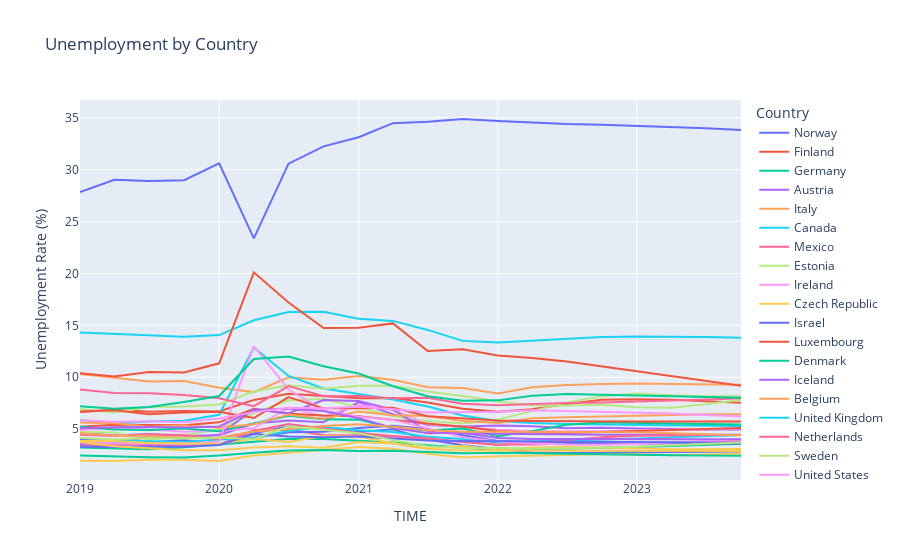

The notebook cell saved with this chart:
### Markdown cell above
Removed "Flag Codes", "Flags", "Reference Period Code", "Reference Period" columns because they are not relevant to this project. Changing "TIME" column to datetime data type.

### Code cell
px.line(unemployment_df, x='TIME', y='Value', color='Country', labels={'Value':'Unemployment Rate (%)'}, title='Unemployment by Country')

### Figure 1 — Plotly figure (JSON) as saved in the notebook; plotly's stock layout.template omitted (floating-point values rounded to 4 significant figures)
{"data": [{"hovertemplate": "Country=Norway<br>TIME=%{x}<br>Unemployment Rate (%)=%{y}<extra></extra>", "legendgroup": "Norway", "line": {"color": "#636efa", "dash": "solid"}, "marker": {"symbol": "circle"}, "mode": "lines", "name": "Norway", "orientation": "v", "showlegend": true, "type": "scatter", "x": ["2019-01-01T00:00:00", "2019-04-01T00:00:00", "2019-07-01T00:00:00", "2019-10-01T00:00:00", "2020-01-01T00:00:00", "2020-04-01T00:00:00", "2020-07-01T00:00:00", "2020-10-01T00:00:00", "2021-01-01T00:00:00", "2021-04-01T00:00:00", "2021-07-01T00:00:00", "2021-10-01T00:00:00", "2022-01-01T00:00:00", "2022-04-01T00:00:00", "2022-07-01T00:00:00", "2022-10-01T00:00:00", "2023-01-01T00:00:00", "2023-04-01T00:00:00", "2023-07-01T00:00:00", "2023-10-01T00:00:00"], "xaxis": "x", "y": [3.797, 3.386, 3.718, 3.969, 3.548, 4.605, 5.276, 5.047, 4.738, 5, 4.014, 3.448, 3.093, 2.754, 2.706, 2.735, 2.754, 2.774, 2.812, 2.851], "yaxis": "y"}, {"hovertemplate": "Country=Finland<br>TIME=%{x}<br>Unemployment Rate (%)=%{y}<extra></extra>", "legendgroup": "Finland", "line": {"color": "#EF553B", "dash": "solid"}, "marker": {"symbol": "circle"}, "mode": "lines", "name": "Finland", "orientation": "v", "showlegend": true, "type": "scatter", "x": ["2019-01-01T00:00:00", "2019-04-01T00:00:00", "2019-07-01T00:00:00", "2019-10-01T00:00:00", "2020-01-01T00:00:00", "2020-04-01T00:00:00", "2020-07-01T00:00:00", "2020-10-01T00:00:00", "2021-01-01T00:00:00", "2021-04-01T00:00:00", "2021-07-01T00:00:00", "2021-10-01T00:00:00", "2022-01-01T00:00:00", "2022-04-01T00:00:00", "2022-07-01T00:00:00", "2022-10-01T00:00:00", "2023-01-01T00:00:00", "2023-04-01T00:00:00", "2023-07-01T00:00:00", "2023-10-01T00:00:00"], "xaxis": "x", "y": [6.664, 6.864, 6.685, 6.742, 6.707, 7.819, 8.405, 8.167, 7.983, 8.011, 7.579, 6.974, 6.68, 6.917, 7.435, 7.828, 7.874, 7.828, 7.713, 7.553], "yaxis": "y"}, {"hovertemplate": "Country=Germany<br>TIME=%{x}<br>Unemployment Rate (%)=%{y}<extra></extra>", "legendgroup": "Germany", "line": {"color": "#00cc96", "dash": "solid"}, "marker": {"symbol": "circle"}, "mode": "lines", "name": "Germany", "orientation": "v", "showlegend": true, "type": "scatter", "x": ["2019-01-01T00:00:00", "2019-04-01T00:00:00", "2019-07-01T00:00:00", "2019-10-01T00:00:00", "2020-01-01T00:00:00", "2020-04-01T00:00:00", "2020-07-01T00:00:00", "2020-10-01T00:00:00", "2021-01-01T00:00:00", "2021-04-01T00:00:00", "2021-07-01T00:00:00", "2021-10-01T00:00:00", "2022-01-01T00:00:00", "2022-04-01T00:00:00", "2022-07-01T00:00:00", "2022-10-01T00:00:00", "2023-01-01T00:00:00", "2023-04-01T00:00:00", "2023-07-01T00:00:00", "2023-10-01T00:00:00"], "xaxis": "x", "y": [3.226, 3.119, 3.077, 3.251, 3.525, 3.842, 4.065, 4.051, 3.919, 3.725, 3.453, 3.217, 3.004, 3.033, 3.101, 3.188, 3.288, 3.389, 3.493, 3.599], "yaxis": "y"}, {"hovertemplate": "Country=Austria<br>TIME=%{x}<br>Unemployment Rate (%)=%{y}<extra></extra>", "legendgroup": "Austria", "line": {"color": "#ab63fa", "dash": "solid"}, "marker": {"symbol": "circle"}, "mode": "lines", "name": "Austria", "orientation": "v", "showlegend": true, "type": "scatter", "x": ["2019-01-01T00:00:00", "2019-04-01T00:00:00", "2019-07-01T00:00:00", "2019-10-01T00:00:00", "2020-01-01T00:00:00", "2020-04-01T00:00:00", "2020-07-01T00:00:00", "2020-10-01T00:00:00", "2021-01-01T00:00:00", "2021-04-01T00:00:00", "2021-07-01T00:00:00", "2021-10-01T00:00:00", "2022-01-01T00:00:00", "2022-04-01T00:00:00", "2022-07-01T00:00:00", "2022-10-01T00:00:00", "2023-01-01T00:00:00", "2023-04-01T00:00:00", "2023-07-01T00:00:00", "2023-10-01T00:00:00"], "xaxis": "x", "y": [4.687, 4.394, 4.528, 4.337, 4.419, 5.547, 5.826, 5.657, 7.615, 6.436, 5.407, 5.253, 5.348, 5.277, 5.087, 5.15, 5.055, 4.998, 4.969, 4.969], "yaxis": "y"}, {"hovertemplate": "Country=Italy<br>TIME=%{x}<br>Unemployment Rate (%)=%{y}<extra></extra>", "legendgroup": "Italy", "line": {"color": "#FFA15A", "dash": "solid"}, "marker": {"symbol": "circle"}, "mode": "lines", "name": "Italy", "orientation": "v", "showlegend": true, "type": "scatter", "x": ["2019-01-01T00:00:00", "2019-04-01T00:00:00", "2019-07-01T00:00:00", "2019-10-01T00:00:00", "2020-01-01T00:00:00", "2020-04-01T00:00:00", "2020-07-01T00:00:00", "2020-10-01T00:00:00", "2021-01-01T00:00:00", "2021-04-01T00:00:00", "2021-07-01T00:00:00", "2021-10-01T00:00:00", "2022-01-01T00:00:00", "2022-04-01T00:00:00", "2022-07-01T00:00:00", "2022-10-01T00:00:00", "2023-01-01T00:00:00", "2023-04-01T00:00:00", "2023-07-01T00:00:00", "2023-10-01T00:00:00"], "xaxis": "x", "y": [10.31, 9.936, 9.584, 9.644, 8.991, 8.572, 9.998, 9.751, 10.13, 9.767, 9.048, 8.977, 8.437, 9.031, 9.266, 9.357, 9.393, 9.356, 9.319, 9.282], "yaxis": "y"}, {"hovertemplate": "Country=Canada<br>TIME=%{x}<br>Unemployment Rate (%)=%{y}<extra></extra>", "legendgroup": "Canada", "line": {"color": "#19d3f3", "dash": "solid"}, "marker": {"symbol": "circle"}, "mode": "lines", "name": "Canada", "orientation": "v", "showlegend": true, "type": "scatter", "x": ["2019-01-01T00:00:00", "2019-04-01T00:00:00", "2019-07-01T00:00:00", "2019-10-01T00:00:00", "2020-01-01T00:00:00", "2020-04-01T00:00:00", "2020-07-01T00:00:00", "2020-10-01T00:00:00", "2021-01-01T00:00:00", "2021-04-01T00:00:00", "2021-07-01T00:00:00", "2021-10-01T00:00:00", "2022-01-01T00:00:00", "2022-04-01T00:00:00", "2022-07-01T00:00:00", "2022-10-01T00:00:00", "2023-01-01T00:00:00", "2023-04-01T00:00:00", "2023-07-01T00:00:00", "2023-10-01T00:00:00"], "xaxis": "x", "y": [5.888, 5.545, 5.728, 5.819, 6.388, 12.87, 10.12, 8.924, 8.383, 7.861, 7.188, 6.31, 5.784, 5.605, 5.502, 5.445, 5.398, 5.36, 5.332, 5.313], "yaxis": "y"}, {"hovertemplate": "Country=Mexico<br>TIME=%{x}<br>Unemployment Rate (%)=%{y}<extra></extra>", "legendgroup": "Mexico", "line": {"color": "#FF6692", "dash": "solid"}, "marker": {"symbol": "circle"}, "mode": "lines", "name": "Mexico", "orientation": "v", "showlegend": true, "type": "scatter", "x": ["2019-01-01T00:00:00", "2019-04-01T00:00:00", "2019-07-01T00:00:00", "2019-10-01T00:00:00", "2020-01-01T00:00:00", "2020-04-01T00:00:00", "2020-07-01T00:00:00", "2020-10-01T00:00:00", "2021-01-01T00:00:00", "2021-04-01T00:00:00", "2021-07-01T00:00:00", "2021-10-01T00:00:00", "2022-01-01T00:00:00", "2022-04-01T00:00:00", "2022-07-01T00:00:00", "2022-10-01T00:00:00", "2023-01-01T00:00:00", "2023-04-01T00:00:00", "2023-07-01T00:00:00", "2023-10-01T00:00:00"], "xaxis": "x", "y": [3.408, 3.557, 3.485, 3.417, 3.484, 4.916, 4.942, 4.431, 4.407, 4.32, 4.018, 3.807, 3.524, 3.524, 3.62, 3.62, 3.716, 3.716, 3.812, 3.907], "yaxis": "y"}, {"hovertemplate": "Country=Estonia<br>TIME=%{x}<br>Unemployment Rate (%)=%{y}<extra></extra>", "legendgroup": "Estonia", "line": {"color": "#B6E880", "dash": "solid"}, "marker": {"symbol": "circle"}, "mode": "lines", "name": "Estonia", "orientation": "v", "showlegend": true, "type": "scatter", "x": ["2019-01-01T00:00:00", "2019-04-01T00:00:00", "2019-07-01T00:00:00", "2019-10-01T00:00:00", "2020-01-01T00:00:00", "2020-04-01T00:00:00", "2020-07-01T00:00:00", "2020-10-01T00:00:00", "2021-01-01T00:00:00", "2021-04-01T00:00:00", "2021-07-01T00:00:00", "2021-10-01T00:00:00", "2022-01-01T00:00:00", "2022-04-01T00:00:00", "2022-07-01T00:00:00", "2022-10-01T00:00:00", "2023-01-01T00:00:00", "2023-04-01T00:00:00", "2023-07-01T00:00:00", "2023-10-01T00:00:00"], "xaxis": "x", "y": [4.722, 4.684, 3.985, 4.399, 5.013, 6.516, 7.787, 7.919, 7.105, 6.274, 5.782, 5.546, 5.92, 6.754, 7.581, 8.174, 8.447, 8.265, 8.174, 8.174], "yaxis": "y"}, {"hovertemplate": "Country=Ireland<br>TIME=%{x}<br>Unemployment Rate (%)=%{y}<extra></extra>", "legendgroup": "Ireland", "line": {"color": "#FF97FF", "dash": "solid"}, "marker": {"symbol": "circle"}, "mode": "lines", "name": "Ireland", "orientation": "v", "showlegend": true, "type": "scatter", "x": ["2019-01-01T00:00:00", "2019-04-01T00:00:00", "2019-07-01T00:00:00", "2019-10-01T00:00:00", "2020-01-01T00:00:00", "2020-04-01T00:00:00", "2020-07-01T00:00:00", "2020-10-01T00:00:00", "2021-01-01T00:00:00", "2021-04-01T00:00:00", "2021-07-01T00:00:00", "2021-10-01T00:00:00", "2022-01-01T00:00:00", "2022-04-01T00:00:00", "2022-07-01T00:00:00", "2022-10-01T00:00:00", "2023-01-01T00:00:00", "2023-04-01T00:00:00", "2023-07-01T00:00:00", "2023-10-01T00:00:00"], "xaxis": "x", "y": [4.93, 5.138, 4.98, 4.762, 4.838, 5.08, 7.068, 6.238, 7.329, 6.877, 5.466, 5.174, 4.944, 4.826, 4.802, 4.802, 4.872, 4.954, 5.012, 5.07], "yaxis": "y"}, {"hovertemplate": "Country=Czech Republic<br>TIME=%{x}<br>Unemployment Rate (%)=%{y}<extra></extra>", "legendgroup": "Czech Republic", "line": {"color": "#FECB52", "dash": "solid"}, "marker": {"symbol": "circle"}, "mode": "lines", "name": "Czech Republic", "orientation": "v", "showlegend": true, "type": "scatter", "x": ["2019-01-01T00:00:00", "2019-04-01T00:00:00", "2019-07-01T00:00:00", "2019-10-01T00:00:00", "2020-01-01T00:00:00", "2020-04-01T00:00:00", "2020-07-01T00:00:00", "2020-10-01T00:00:00", "2021-01-01T00:00:00", "2021-04-01T00:00:00", "2021-07-01T00:00:00", "2021-10-01T00:00:00", "2022-01-01T00:00:00", "2022-04-01T00:00:00", "2022-07-01T00:00:00", "2022-10-01T00:00:00", "2023-01-01T00:00:00", "2023-04-01T00:00:00", "2023-07-01T00:00:00", "2023-10-01T00:00:00"], "xaxis": "x", "y": [1.959, 1.939, 2.05, 2.058, 1.936, 2.469, 2.727, 3.034, 3.288, 3.106, 2.626, 2.264, 2.395, 2.443, 2.54, 2.589, 2.589, 2.491, 2.56, 2.628], "yaxis": "y"}, {"hovertemplate": "Country=Israel<br>TIME=%{x}<br>Unemployment Rate (%)=%{y}<extra></extra>", "legendgroup": "Israel", "line": {"color": "#636efa", "dash": "solid"}, "marker": {"symbol": "circle"}, "mode": "lines", "name": "Israel", "orientation": "v", "showlegend": true, "type": "scatter", "x": ["2019-01-01T00:00:00", "2019-04-01T00:00:00", "2019-07-01T00:00:00", "2019-10-01T00:00:00", "2020-01-01T00:00:00", "2020-04-01T00:00:00", "2020-07-01T00:00:00", "2020-10-01T00:00:00", "2021-01-01T00:00:00", "2021-04-01T00:00:00", "2021-07-01T00:00:00", "2021-10-01T00:00:00", "2022-01-01T00:00:00", "2022-04-01T00:00:00", "2022-07-01T00:00:00", "2022-10-01T00:00:00", "2023-01-01T00:00:00", "2023-04-01T00:00:00", "2023-07-01T00:00:00", "2023-10-01T00:00:00"], "xaxis": "x", "y": [4.065, 3.867, 3.608, 3.735, 3.526, 4.171, 4.713, 4.744, 5.114, 5.321, 4.986, 4.405, 3.854, 3.758, 3.662, 3.614, 3.614, 3.614, 3.614, 3.614], "yaxis": "y"}, {"hovertemplate": "Country=Luxembourg<br>TIME=%{x}<br>Unemployment Rate (%)=%{y}<extra></extra>", "legendgroup": "Luxembourg", "line": {"color": "#EF553B", "dash": "solid"}, "marker": {"symbol": "circle"}, "mode": "lines", "name": "Luxembourg", "orientation": "v", "showlegend": true, "type": "scatter", "x": ["2019-01-01T00:00:00", "2019-04-01T00:00:00", "2019-07-01T00:00:00", "2019-10-01T00:00:00", "2020-01-01T00:00:00", "2020-04-01T00:00:00", "2020-07-01T00:00:00", "2020-10-01T00:00:00", "2021-01-01T00:00:00", "2021-04-01T00:00:00", "2021-07-01T00:00:00", "2021-10-01T00:00:00", "2022-01-01T00:00:00", "2022-04-01T00:00:00", "2022-07-01T00:00:00", "2022-10-01T00:00:00", "2023-01-01T00:00:00", "2023-04-01T00:00:00", "2023-07-01T00:00:00", "2023-10-01T00:00:00"], "xaxis": "x", "y": [5.236, 5.438, 5.405, 5.379, 5.658, 6.961, 6.48, 6.316, 6.25, 5.881, 5.54, 5.228, 4.815, 4.673, 4.635, 4.721, 4.804, 4.897, 5.01, 5.124], "yaxis": "y"}, {"hovertemplate": "Country=Denmark<br>TIME=%{x}<br>Unemployment Rate (%)=%{y}<extra></extra>", "legendgroup": "Denmark", "line": {"color": "#00cc96", "dash": "solid"}, "marker": {"symbol": "circle"}, "mode": "lines", "name": "Denmark", "orientation": "v", "showlegend": true, "type": "scatter", "x": ["2019-01-01T00:00:00", "2019-04-01T00:00:00", "2019-07-01T00:00:00", "2019-10-01T00:00:00", "2020-01-01T00:00:00", "2020-04-01T00:00:00", "2020-07-01T00:00:00", "2020-10-01T00:00:00", "2021-01-01T00:00:00", "2021-04-01T00:00:00", "2021-07-01T00:00:00", "2021-10-01T00:00:00", "2022-01-01T00:00:00", "2022-04-01T00:00:00", "2022-07-01T00:00:00", "2022-10-01T00:00:00", "2023-01-01T00:00:00", "2023-04-01T00:00:00", "2023-07-01T00:00:00", "2023-10-01T00:00:00"], "xaxis": "x", "y": [5.226, 4.974, 4.924, 5.056, 4.807, 5.537, 6.291, 5.945, 5.919, 5.121, 4.862, 5.069, 4.318, 4.814, 5.432, 5.668, 5.573, 5.537, 5.498, 5.458], "yaxis": "y"}, {"hovertemplate": "Country=Iceland<br>TIME=%{x}<br>Unemployment Rate (%)=%{y}<extra></extra>", "legendgroup": "Iceland", "line": {"color": "#ab63fa", "dash": "solid"}, "marker": {"symbol": "circle"}, "mode": "lines", "name": "Iceland", "orientation": "v", "showlegend": true, "type": "scatter", "x": ["2019-01-01T00:00:00", "2019-04-01T00:00:00", "2019-07-01T00:00:00", "2019-10-01T00:00:00", "2020-01-01T00:00:00", "2020-04-01T00:00:00", "2020-07-01T00:00:00", "2020-10-01T00:00:00", "2021-01-01T00:00:00", "2021-04-01T00:00:00", "2021-07-01T00:00:00", "2021-10-01T00:00:00", "2022-01-01T00:00:00", "2022-04-01T00:00:00", "2022-07-01T00:00:00", "2022-10-01T00:00:00", "2023-01-01T00:00:00", "2023-04-01T00:00:00", "2023-07-01T00:00:00", "2023-10-01T00:00:00"], "xaxis": "x", "y": [3.542, 3.801, 4.227, 4.15, 4.465, 6.915, 6.537, 7.803, 7.724, 6.882, 4.812, 4.606, 4.559, 4.511, 4.463, 4.463, 4.463, 4.463, 4.463, 4.463], "yaxis": "y"}, {"hovertemplate": "Country=Belgium<br>TIME=%{x}<br>Unemployment Rate (%)=%{y}<extra></extra>", "legendgroup": "Belgium", "line": {"color": "#FFA15A", "dash": "solid"}, "marker": {"symbol": "circle"}, "mode": "lines", "name": "Belgium", "orientation": "v", "showlegend": true, "type": "scatter", "x": ["2019-01-01T00:00:00", "2019-04-01T00:00:00", "2019-07-01T00:00:00", "2019-10-01T00:00:00", "2020-01-01T00:00:00", "2020-04-01T00:00:00", "2020-07-01T00:00:00", "2020-10-01T00:00:00", "2021-01-01T00:00:00", "2021-04-01T00:00:00", "2021-07-01T00:00:00", "2021-10-01T00:00:00", "2022-01-01T00:00:00", "2022-04-01T00:00:00", "2022-07-01T00:00:00", "2022-10-01T00:00:00", "2023-01-01T00:00:00", "2023-04-01T00:00:00", "2023-07-01T00:00:00", "2023-10-01T00:00:00"], "xaxis": "x", "y": [5.633, 5.567, 5.233, 5.367, 5.133, 5.467, 6.4, 6, 6.7, 6.333, 6.267, 5.8, 5.6, 6.055, 6.148, 6.218, 6.287, 6.381, 6.428, 6.428], "yaxis": "y"}, {"hovertemplate": "Country=United Kingdom<br>TIME=%{x}<br>Unemployment Rate (%)=%{y}<extra></extra>", "legendgroup": "United Kingdom", "line": {"color": "#19d3f3", "dash": "solid"}, "marker": {"symbol": "circle"}, "mode": "lines", "name": "United Kingdom", "orientation": "v", "showlegend": true, "type": "scatter", "x": ["2019-01-01T00:00:00", "2019-04-01T00:00:00", "2019-07-01T00:00:00", "2019-10-01T00:00:00", "2020-01-01T00:00:00", "2020-04-01T00:00:00", "2020-07-01T00:00:00", "2020-10-01T00:00:00", "2021-01-01T00:00:00", "2021-04-01T00:00:00", "2021-07-01T00:00:00", "2021-10-01T00:00:00", "2022-01-01T00:00:00", "2022-04-01T00:00:00", "2022-07-01T00:00:00", "2022-10-01T00:00:00", "2023-01-01T00:00:00", "2023-04-01T00:00:00", "2023-07-01T00:00:00", "2023-10-01T00:00:00"], "xaxis": "x", "y": [3.818, 3.893, 3.835, 3.766, 3.999, 4.137, 4.85, 5.218, 4.886, 4.723, 4.265, 4.061, 3.713, 3.799, 3.894, 3.989, 4.104, 4.22, 4.336, 4.451], "yaxis": "y"}, {"hovertemplate": "Country=Netherlands<br>TIME=%{x}<br>Unemployment Rate (%)=%{y}<extra></extra>", "legendgroup": "Netherlands", "line": {"color": "#FF6692", "dash": "solid"}, "marker": {"symbol": "circle"}, "mode": "lines", "name": "Netherlands", "orientation": "v", "showlegend": true, "type": "scatter", "x": ["2019-01-01T00:00:00", "2019-04-01T00:00:00", "2019-07-01T00:00:00", "2019-10-01T00:00:00", "2020-01-01T00:00:00", "2020-04-01T00:00:00", "2020-07-01T00:00:00", "2020-10-01T00:00:00", "2021-01-01T00:00:00", "2021-04-01T00:00:00", "2021-07-01T00:00:00", "2021-10-01T00:00:00", "2022-01-01T00:00:00", "2022-04-01T00:00:00", "2022-07-01T00:00:00", "2022-10-01T00:00:00", "2023-01-01T00:00:00", "2023-04-01T00:00:00", "2023-07-01T00:00:00", "2023-10-01T00:00:00"], "xaxis": "x", "y": [4.466, 4.354, 4.493, 4.429, 4.031, 4.835, 5.501, 5.093, 4.634, 4.337, 4.125, 3.801, 3.465, 3.657, 3.917, 4.232, 4.375, 4.442, 4.442, 4.442], "yaxis": "y"}, {"hovertemplate": "Country=Sweden<br>TIME=%{x}<br>Unemployment Rate (%)=%{y}<extra></extra>", "legendgroup": "Sweden", "line": {"color": "#B6E880", "dash": "solid"}, "marker": {"symbol": "circle"}, "mode": "lines", "name": "Sweden", "orientation": "v", "showlegend": true, "type": "scatter", "x": ["2019-01-01T00:00:00", "2019-04-01T00:00:00", "2019-07-01T00:00:00", "2019-10-01T00:00:00", "2020-01-01T00:00:00", "2020-04-01T00:00:00", "2020-07-01T00:00:00", "2020-10-01T00:00:00", "2021-01-01T00:00:00", "2021-04-01T00:00:00", "2021-07-01T00:00:00", "2021-10-01T00:00:00", "2022-01-01T00:00:00", "2022-04-01T00:00:00", "2022-07-01T00:00:00", "2022-10-01T00:00:00", "2023-01-01T00:00:00", "2023-04-01T00:00:00", "2023-07-01T00:00:00", "2023-10-01T00:00:00"], "xaxis": "x", "y": [6.937, 6.619, 7.135, 7.196, 7.384, 8.635, 9.237, 8.885, 9.181, 9.194, 8.628, 8.202, 7.67, 7.305, 7.279, 7.362, 7.124, 7.053, 7.394, 7.842], "yaxis": "y"}, {"hovertemplate": "Country=United States<br>TIME=%{x}<br>Unemployment Rate (%)=%{y}<extra></extra>", "legendgroup": "United States", "line": {"color": "#FF97FF", "dash": "solid"}, "marker": {"symbol": "circle"}, "mode": "lines", "name": "United States", "orientation": "v", "showlegend": true, "type": "scatter", "x": ["2019-01-01T00:00:00", "2019-04-01T00:00:00", "2019-07-01T00:00:00", "2019-10-01T00:00:00", "2020-01-01T00:00:00", "2020-04-01T00:00:00", "2020-07-01T00:00:00", "2020-10-01T00:00:00", "2021-01-01T00:00:00", "2021-04-01T00:00:00", "2021-07-01T00:00:00", "2021-10-01T00:00:00", "2022-01-01T00:00:00", "2022-04-01T00:00:00", "2022-07-01T00:00:00", "2022-10-01T00:00:00", "2023-01-01T00:00:00", "2023-04-01T00:00:00", "2023-07-01T00:00:00", "2023-10-01T00:00:00"], "xaxis": "x", "y": [3.832, 3.632, 3.612, 3.602, 3.804, 12.99, 8.818, 6.78, 6.206, 5.896, 5.094, 4.217, 3.807, 3.618, 3.523, 3.511, 3.582, 3.702, 3.845, 4.011], "yaxis": "y"}, {"hovertemplate": "Country=Korea<br>TIME=%{x}<br>Unemployment Rate (%)=%{y}<extra></extra>", "legendgroup": "Korea", "line": {"color": "#FECB52", "dash": "solid"}, "marker": {"symbol": "circle"}, "mode": "lines", "name": "Korea", "orientation": "v", "showlegend": true, "type": "scatter", "x": ["2019-01-01T00:00:00", "2019-04-01T00:00:00", "2019-07-01T00:00:00", "2019-10-01T00:00:00", "2020-01-01T00:00:00", "2020-04-01T00:00:00", "2020-07-01T00:00:00", "2020-10-01T00:00:00", "2021-01-01T00:00:00", "2021-04-01T00:00:00", "2021-07-01T00:00:00", "2021-10-01T00:00:00", "2022-01-01T00:00:00", "2022-04-01T00:00:00", "2022-07-01T00:00:00", "2022-10-01T00:00:00", "2023-01-01T00:00:00", "2023-04-01T00:00:00", "2023-07-01T00:00:00", "2023-10-01T00:00:00"], "xaxis": "x", "y": [3.872, 3.867, 3.661, 3.654, 3.596, 4.073, 3.775, 4.333, 4.292, 3.668, 3.147, 3.406, 3.0, 3.232, 3.28, 3.242, 3.116, 3.064, 3.064, 3.093], "yaxis": "y"}, {"hovertemplate": "Country=Hungary<br>TIME=%{x}<br>Unemployment Rate (%)=%{y}<extra></extra>", "legendgroup": "Hungary", "line": {"color": "#636efa", "dash": "solid"}, "marker": {"symbol": "circle"}, "mode": "lines", "name": "Hungary", "orientation": "v", "showlegend": true, "type": "scatter", "x": ["2019-01-01T00:00:00", "2019-04-01T00:00:00", "2019-07-01T00:00:00", "2019-10-01T00:00:00", "2020-01-01T00:00:00", "2020-04-01T00:00:00", "2020-07-01T00:00:00", "2020-10-01T00:00:00", "2021-01-01T00:00:00", "2021-04-01T00:00:00", "2021-07-01T00:00:00", "2021-10-01T00:00:00", "2022-01-01T00:00:00", "2022-04-01T00:00:00", "2022-07-01T00:00:00", "2022-10-01T00:00:00", "2023-01-01T00:00:00", "2023-04-01T00:00:00", "2023-07-01T00:00:00", "2023-10-01T00:00:00"], "xaxis": "x", "y": [3.318, 3.282, 3.344, 3.306, 3.475, 4.531, 4.289, 4.219, 4.287, 4.136, 3.918, 3.86, 3.836, 3.788, 3.764, 3.764, 3.764, 3.764, 3.741, 3.693], "yaxis": "y"}, {"hovertemplate": "Country=Portugal<br>TIME=%{x}<br>Unemployment Rate (%)=%{y}<extra></extra>", "legendgroup": "Portugal", "line": {"color": "#EF553B", "dash": "solid"}, "marker": {"symbol": "circle"}, "mode": "lines", "name": "Portugal", "orientation": "v", "showlegend": true, "type": "scatter", "x": ["2019-01-01T00:00:00", "2019-04-01T00:00:00", "2019-07-01T00:00:00", "2019-10-01T00:00:00", "2020-01-01T00:00:00", "2020-04-01T00:00:00", "2020-07-01T00:00:00", "2020-10-01T00:00:00", "2021-01-01T00:00:00", "2021-04-01T00:00:00", "2021-07-01T00:00:00", "2021-10-01T00:00:00", "2022-01-01T00:00:00", "2022-04-01T00:00:00", "2022-07-01T00:00:00", "2022-10-01T00:00:00", "2023-01-01T00:00:00", "2023-04-01T00:00:00", "2023-07-01T00:00:00", "2023-10-01T00:00:00"], "xaxis": "x", "y": [6.703, 6.82, 6.428, 6.595, 6.678, 6.076, 8.09, 7.007, 7.026, 7.053, 6.238, 6.002, 5.825, 5.788, 5.75, 5.731, 5.731, 5.731, 5.731, 5.731], "yaxis": "y"}, {"hovertemplate": "Country=Japan<br>TIME=%{x}<br>Unemployment Rate (%)=%{y}<extra></extra>", "legendgroup": "Japan", "line": {"color": "#00cc96", "dash": "solid"}, "marker": {"symbol": "circle"}, "mode": "lines", "name": "Japan", "orientation": "v", "showlegend": true, "type": "scatter", "x": ["2019-01-01T00:00:00", "2019-04-01T00:00:00", "2019-07-01T00:00:00", "2019-10-01T00:00:00", "2020-01-01T00:00:00", "2020-04-01T00:00:00", "2020-07-01T00:00:00", "2020-10-01T00:00:00", "2021-01-01T00:00:00", "2021-04-01T00:00:00", "2021-07-01T00:00:00", "2021-10-01T00:00:00", "2022-01-01T00:00:00", "2022-04-01T00:00:00", "2022-07-01T00:00:00", "2022-10-01T00:00:00", "2023-01-01T00:00:00", "2023-04-01T00:00:00", "2023-07-01T00:00:00", "2023-10-01T00:00:00"], "xaxis": "x", "y": [2.471, 2.352, 2.304, 2.281, 2.472, 2.736, 2.937, 2.987, 2.902, 2.927, 2.768, 2.68, 2.72, 2.66, 2.62, 2.58, 2.54, 2.5, 2.47, 2.44], "yaxis": "y"}, {"hovertemplate": "Country=Australia<br>TIME=%{x}<br>Unemployment Rate (%)=%{y}<extra></extra>", "legendgroup": "Australia", "line": {"color": "#ab63fa", "dash": "solid"}, "marker": {"symbol": "circle"}, "mode": "lines", "name": "Australia", "orientation": "v", "showlegend": true, "type": "scatter", "x": ["2019-01-01T00:00:00", "2019-04-01T00:00:00", "2019-07-01T00:00:00", "2019-10-01T00:00:00", "2020-01-01T00:00:00", "2020-04-01T00:00:00", "2020-07-01T00:00:00", "2020-10-01T00:00:00", "2021-01-01T00:00:00", "2021-04-01T00:00:00", "2021-07-01T00:00:00", "2021-10-01T00:00:00", "2022-01-01T00:00:00", "2022-04-01T00:00:00", "2022-07-01T00:00:00", "2022-10-01T00:00:00", "2023-01-01T00:00:00", "2023-04-01T00:00:00", "2023-07-01T00:00:00", "2023-10-01T00:00:00"], "xaxis": "x", "y": [5.087, 5.184, 5.2, 5.158, 5.258, 6.842, 6.993, 6.748, 6.053, 5.127, 4.607, 4.665, 4.153, 4.064, 4.064, 4.035, 4.035, 4.035, 4.035, 4.035], "yaxis": "y"}, {"hovertemplate": "Country=Switzerland<br>TIME=%{x}<br>Unemployment Rate (%)=%{y}<extra></extra>", "legendgroup": "Switzerland", "line": {"color": "#FFA15A", "dash": "solid"}, "marker": {"symbol": "circle"}, "mode": "lines", "name": "Switzerland", "orientation": "v", "showlegend": true, "type": "scatter", "x": ["2019-01-01T00:00:00", "2019-04-01T00:00:00", "2019-07-01T00:00:00", "2019-10-01T00:00:00", "2020-01-01T00:00:00", "2020-04-01T00:00:00", "2020-07-01T00:00:00", "2020-10-01T00:00:00", "2021-01-01T00:00:00", "2021-04-01T00:00:00", "2021-07-01T00:00:00", "2021-10-01T00:00:00", "2022-01-01T00:00:00", "2022-04-01T00:00:00", "2022-07-01T00:00:00", "2022-10-01T00:00:00", "2023-01-01T00:00:00", "2023-04-01T00:00:00", "2023-07-01T00:00:00", "2023-10-01T00:00:00"], "xaxis": "x", "y": [4.62, 4.371, 4.379, 4.186, 4.211, 4.783, 5.03, 5.3, 5.472, 5.232, 4.895, 4.761, 4.761, 4.742, 4.722, 4.713, 4.713, 4.618, 4.523, 4.427], "yaxis": "y"}, {"hovertemplate": "Country=Spain<br>TIME=%{x}<br>Unemployment Rate (%)=%{y}<extra></extra>", "legendgroup": "Spain", "line": {"color": "#19d3f3", "dash": "solid"}, "marker": {"symbol": "circle"}, "mode": "lines", "name": "Spain", "orientation": "v", "showlegend": true, "type": "scatter", "x": ["2019-01-01T00:00:00", "2019-04-01T00:00:00", "2019-07-01T00:00:00", "2019-10-01T00:00:00", "2020-01-01T00:00:00", "2020-04-01T00:00:00", "2020-07-01T00:00:00", "2020-10-01T00:00:00", "2021-01-01T00:00:00", "2021-04-01T00:00:00", "2021-07-01T00:00:00", "2021-10-01T00:00:00", "2022-01-01T00:00:00", "2022-04-01T00:00:00", "2022-07-01T00:00:00", "2022-10-01T00:00:00", "2023-01-01T00:00:00", "2023-04-01T00:00:00", "2023-07-01T00:00:00", "2023-10-01T00:00:00"], "xaxis": "x", "y": [14.31, 14.18, 14.02, 13.91, 14.06, 15.49, 16.28, 16.31, 15.63, 15.43, 14.56, 13.5, 13.36, 13.53, 13.71, 13.88, 13.93, 13.92, 13.87, 13.8], "yaxis": "y"}, {"hovertemplate": "Country=France<br>TIME=%{x}<br>Unemployment Rate (%)=%{y}<extra></extra>", "legendgroup": "France", "line": {"color": "#FF6692", "dash": "solid"}, "marker": {"symbol": "circle"}, "mode": "lines", "name": "France", "orientation": "v", "showlegend": true, "type": "scatter", "x": ["2019-01-01T00:00:00", "2019-04-01T00:00:00", "2019-07-01T00:00:00", "2019-10-01T00:00:00", "2020-01-01T00:00:00", "2020-04-01T00:00:00", "2020-07-01T00:00:00", "2020-10-01T00:00:00", "2021-01-01T00:00:00", "2021-04-01T00:00:00", "2021-07-01T00:00:00", "2021-10-01T00:00:00", "2022-01-01T00:00:00", "2022-04-01T00:00:00", "2022-07-01T00:00:00", "2022-10-01T00:00:00", "2023-01-01T00:00:00", "2023-04-01T00:00:00", "2023-07-01T00:00:00", "2023-10-01T00:00:00"], "xaxis": "x", "y": [8.831, 8.497, 8.467, 8.285, 7.977, 7.215, 9.15, 8.168, 8.205, 7.973, 8.028, 7.448, 7.3, 7.439, 7.513, 7.559, 7.633, 7.753, 7.864, 7.974], "yaxis": "y"}, {"hovertemplate": "Country=New Zealand<br>TIME=%{x}<br>Unemployment Rate (%)=%{y}<extra></extra>", "legendgroup": "New Zealand", "line": {"color": "#B6E880", "dash": "solid"}, "marker": {"symbol": "circle"}, "mode": "lines", "name": "New Zealand", "orientation": "v", "showlegend": true, "type": "scatter", "x": ["2019-01-01T00:00:00", "2019-04-01T00:00:00", "2019-07-01T00:00:00", "2019-10-01T00:00:00", "2020-01-01T00:00:00", "2020-04-01T00:00:00", "2020-07-01T00:00:00", "2020-10-01T00:00:00", "2021-01-01T00:00:00", "2021-04-01T00:00:00", "2021-07-01T00:00:00", "2021-10-01T00:00:00", "2022-01-01T00:00:00", "2022-04-01T00:00:00", "2022-07-01T00:00:00", "2022-10-01T00:00:00", "2023-01-01T00:00:00", "2023-04-01T00:00:00", "2023-07-01T00:00:00", "2023-10-01T00:00:00"], "xaxis": "x", "y": [4.156, 3.997, 4.147, 4.102, 4.19, 4.038, 5.271, 4.915, 4.616, 3.947, 3.354, 3.188, 3.219, 3.122, 3.151, 3.209, 3.325, 3.451, 3.58, 3.725], "yaxis": "y"}, {"hovertemplate": "Country=Slovak Republic<br>TIME=%{x}<br>Unemployment Rate (%)=%{y}<extra></extra>", "legendgroup": "Slovak Republic", "line": {"color": "#FF97FF", "dash": "solid"}, "marker": {"symbol": "circle"}, "mode": "lines", "name": "Slovak Republic", "orientation": "v", "showlegend": true, "type": "scatter", "x": ["2019-01-01T00:00:00", "2019-04-01T00:00:00", "2019-07-01T00:00:00", "2019-10-01T00:00:00", "2020-01-01T00:00:00", "2020-04-01T00:00:00", "2020-07-01T00:00:00", "2020-10-01T00:00:00", "2021-01-01T00:00:00", "2021-04-01T00:00:00", "2021-07-01T00:00:00", "2021-10-01T00:00:00", "2022-01-01T00:00:00", "2022-04-01T00:00:00", "2022-07-01T00:00:00", "2022-10-01T00:00:00", "2023-01-01T00:00:00", "2023-04-01T00:00:00", "2023-07-01T00:00:00", "2023-10-01T00:00:00"], "xaxis": "x", "y": [5.871, 5.72, 5.756, 5.666, 6.032, 6.643, 7.064, 7.014, 7.161, 6.927, 6.606, 6.622, 6.668, 6.827, 6.752, 6.631, 6.566, 6.5, 6.36, 6.22], "yaxis": "y"}, {"hovertemplate": "Country=Poland<br>TIME=%{x}<br>Unemployment Rate (%)=%{y}<extra></extra>", "legendgroup": "Poland", "line": {"color": "#FECB52", "dash": "solid"}, "marker": {"symbol": "circle"}, "mode": "lines", "name": "Poland", "orientation": "v", "showlegend": true, "type": "scatter", "x": ["2019-01-01T00:00:00", "2019-04-01T00:00:00", "2019-07-01T00:00:00", "2019-10-01T00:00:00", "2020-01-01T00:00:00", "2020-04-01T00:00:00", "2020-07-01T00:00:00", "2020-10-01T00:00:00", "2021-01-01T00:00:00", "2021-04-01T00:00:00", "2021-07-01T00:00:00", "2021-10-01T00:00:00", "2022-01-01T00:00:00", "2022-04-01T00:00:00", "2022-07-01T00:00:00", "2022-10-01T00:00:00", "2023-01-01T00:00:00", "2023-04-01T00:00:00", "2023-07-01T00:00:00", "2023-10-01T00:00:00"], "xaxis": "x", "y": [3.77, 3.348, 3.168, 2.96, 2.972, 3.244, 3.368, 3.219, 3.773, 3.619, 3.103, 2.958, 2.949, 2.935, 2.921, 2.896, 2.896, 2.896, 2.896, 2.896], "yaxis": "y"}, {"hovertemplate": "Country=South Africa<br>TIME=%{x}<br>Unemployment Rate (%)=%{y}<extra></extra>", "legendgroup": "South Africa", "line": {"color": "#636efa", "dash": "solid"}, "marker": {"symbol": "circle"}, "mode": "lines", "name": "South Africa", "orientation": "v", "showlegend": true, "type": "scatter", "x": ["2019-01-01T00:00:00", "2019-04-01T00:00:00", "2019-07-01T00:00:00", "2019-10-01T00:00:00", "2020-01-01T00:00:00", "2020-04-01T00:00:00", "2020-07-01T00:00:00", "2020-10-01T00:00:00", "2021-01-01T00:00:00", "2021-04-01T00:00:00", "2021-07-01T00:00:00", "2021-10-01T00:00:00", "2022-01-01T00:00:00", "2022-04-01T00:00:00", "2022-07-01T00:00:00", "2022-10-01T00:00:00", "2023-01-01T00:00:00", "2023-04-01T00:00:00", "2023-07-01T00:00:00", "2023-10-01T00:00:00"], "xaxis": "x", "y": [27.83, 29.03, 28.91, 28.98, 30.6, 23.37, 30.57, 32.24, 33.11, 34.48, 34.61, 34.87, 34.69, 34.53, 34.39, 34.32, 34.23, 34.13, 33.99, 33.83], "yaxis": "y"}, {"hovertemplate": "Country=Colombia<br>TIME=%{x}<br>Unemployment Rate (%)=%{y}<extra></extra>", "legendgroup": "Colombia", "line": {"color": "#EF553B", "dash": "solid"}, "marker": {"symbol": "circle"}, "mode": "lines", "name": "Colombia", "orientation": "v", "showlegend": true, "type": "scatter", "x": ["2019-01-01T00:00:00", "2019-04-01T00:00:00", "2019-07-01T00:00:00", "2019-10-01T00:00:00", "2020-01-01T00:00:00", "2020-04-01T00:00:00", "2020-07-01T00:00:00", "2020-10-01T00:00:00", "2021-01-01T00:00:00", "2021-04-01T00:00:00", "2021-07-01T00:00:00", "2021-10-01T00:00:00", "2022-01-01T00:00:00", "2022-04-01T00:00:00", "2022-07-01T00:00:00", "2022-10-01T00:00:00", "2023-01-01T00:00:00", "2023-04-01T00:00:00", "2023-07-01T00:00:00", "2023-10-01T00:00:00"], "xaxis": "x", "y": [10.4, 10.08, 10.52, 10.46, 11.34, 20.1, 17.2, 14.75, 14.78, 15.19, 12.53, 12.69, 12.1, 11.86, 11.51, 11.03, 10.58, 10.13, 9.665, 9.19], "yaxis": "y"}, {"hovertemplate": "Country=Chile<br>TIME=%{x}<br>Unemployment Rate (%)=%{y}<extra></extra>", "legendgroup": "Chile", "line": {"color": "#00cc96", "dash": "solid"}, "marker": {"symbol": "circle"}, "mode": "lines", "name": "Chile", "orientation": "v", "showlegend": true, "type": "scatter", "x": ["2019-01-01T00:00:00", "2019-04-01T00:00:00", "2019-07-01T00:00:00", "2019-10-01T00:00:00", "2020-01-01T00:00:00", "2020-04-01T00:00:00", "2020-07-01T00:00:00", "2020-10-01T00:00:00", "2021-01-01T00:00:00", "2021-04-01T00:00:00", "2021-07-01T00:00:00", "2021-10-01T00:00:00", "2022-01-01T00:00:00", "2022-04-01T00:00:00", "2022-07-01T00:00:00", "2022-10-01T00:00:00", "2023-01-01T00:00:00", "2023-04-01T00:00:00", "2023-07-01T00:00:00", "2023-10-01T00:00:00"], "xaxis": "x", "y": [7.211, 6.966, 7.133, 7.61, 8.194, 11.76, 12.0, 11.07, 10.37, 9.13, 8.165, 7.749, 7.775, 8.213, 8.384, 8.317, 8.244, 8.17, 8.097, 8.023], "yaxis": "y"}], "layout": {"legend": {"title": {"text": "Country"}, "tracegroupgap": 0}, "title": {"text": "Unemployment by Country"}, "xaxis": {"anchor": "y", "domain": [0, 1], "title": {"text": "TIME"}}, "yaxis": {"anchor": "x", "domain": [0, 1], "title": {"text": "Unemployment Rate (%)"}}}}
